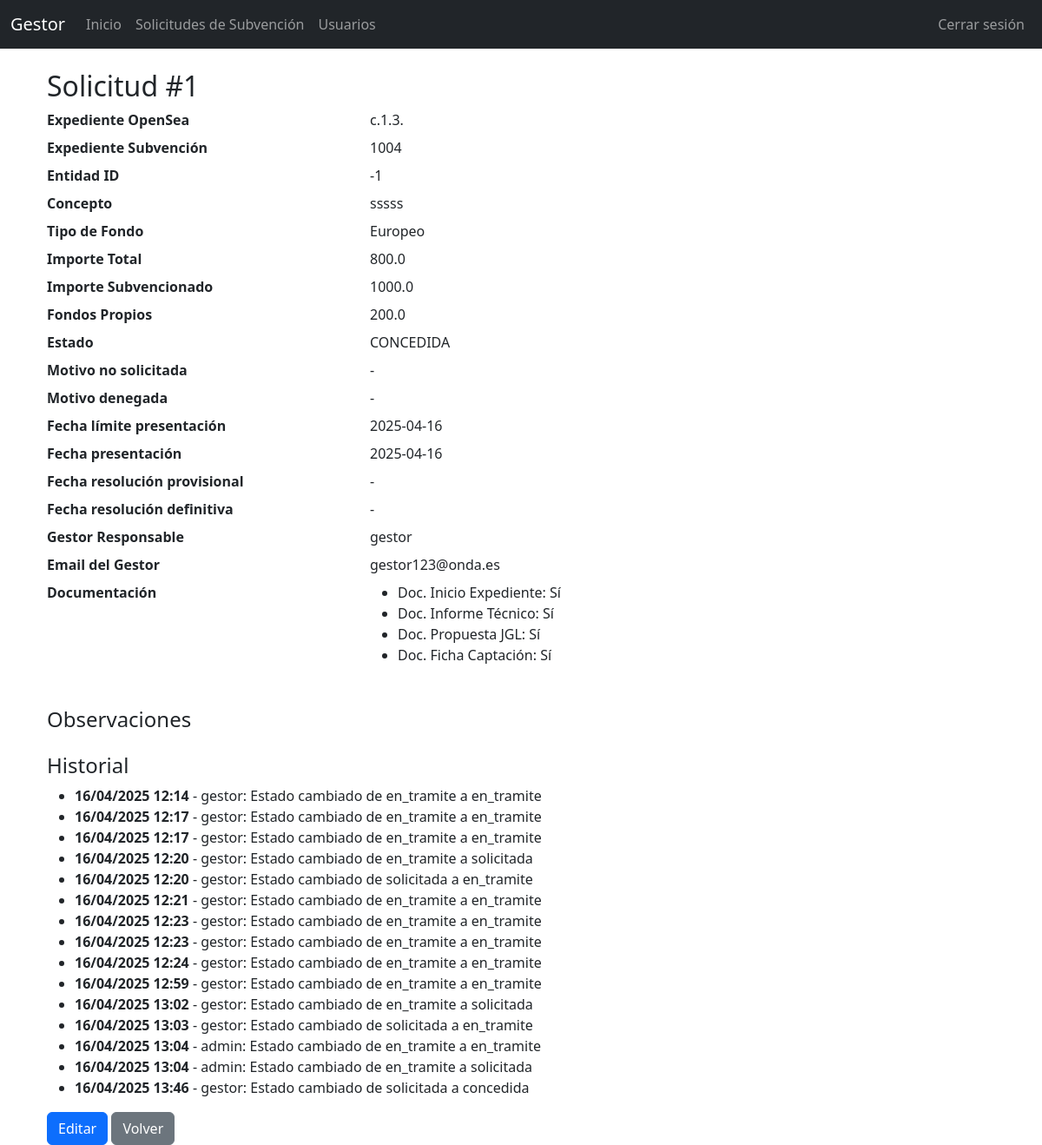
The app's page /solicitud/1 (signed in) with its own data.
### app/models/solicitud_subvencion.py (models this page shows)
class SolicitudSubvencion(db.Model):
    __tablename__ = "solicitud_subvencion"
    id = db.Column(db.Integer, primary_key=True)
    expediente_opensea = db.Column(db.String(120), nullable=False)
    expediente_subvencion = db.Column(db.String(120), nullable=False)
    entidad_id = db.Column(db.Integer, db.ForeignKey('entidad.id'), nullable=False)
    concepto = db.Column(db.String(200), nullable=False)
    tipo_fondo = db.Column(
        db.Enum("Europeo", "Nacional", "Autonómico", "Provincial", "Otros",
                name="tipo_fondo_enum", validate_strings=True),
        nullable=False
    )
    importe_total = db.Column(db.Float)
    importe_subvencionado = db.Column(db.Float)
    fondos_propios = db.Column(db.Float)
    estado = db.Column(db.Enum(EstadoSolicitud, name="estado_solicitud", validate_strings=True),
                       nullable=False, default=EstadoSolicitud.EN_TRAMITE)
    motivo_no_solicitada = db.Column(db.String(255))  # Solo para estado no_solicitada
    motivo_denegada = db.Column(db.String(255))       # Solo si estado == denegada
    fecha_limite_presentacion = db.Column(db.Date, nullable=False)  # Fecha límite de presentación Obligatorio
    fecha_presentacion_solicitud = db.Column(db.Date)
    fecha_resolucion_provisional = db.Column(db.Date)
    fecha_resolucion_definitiva = db.Column(db.Date)
    gestor_responsable = db.Column(db.String(100))
    email_gestor = db.Column(db.String(120))
    doc_inicio_expediente = db.Column(db.Boolean, default=False)
    doc_informe_tecnico = db.Column(db.Boolean, default=False)
    doc_propuesta_jgl = db.Column(db.Boolean, default=False)
    doc_ficha_captacion = db.Column(db.Boolean, default=False)
    created_at = db.Column(db.DateTime, default=datetime.utcnow)
    observaciones = db.relationship(
    "ObservacionSolicitud",
     back_populates="solicitud",  # 👈 corrige aquí
    cascade="all, delete-orphan",
    lazy="dynamic"
    )
    historial = db.relationship(
    "HistorialSolicitud",
    back_populates="solicitud",
    cascade="all, delete-orphan"
    )

### app/models/historial_solicitud.py (models this page shows)
class HistorialSolicitud(db.Model):
    __tablename__ = "historial_solicitud"
    id = db.Column(db.Integer, primary_key=True)
    solicitud_id = db.Column(db.Integer, db.ForeignKey("solicitud_subvencion.id"), nullable=False)
    usuario_id = db.Column(db.Integer, db.ForeignKey("users.id"), nullable=False)
    fecha = db.Column(db.DateTime, default=datetime.utcnow, nullable=False)
    descripcion = db.Column(db.Text, nullable=False)
    solicitud = db.relationship("SolicitudSubvencion", back_populates="historial")
    usuario = db.relationship("User", backref="cambios_realizados")

### app/models/user.py (models this page shows, shortened)
class User(UserMixin, db.Model):
    __tablename__ = 'users'
    id = db.Column(db.Integer, primary_key=True)
    username = db.Column(db.String(64), unique=True, nullable=False)
    email = db.Column(db.String(120), unique=True, nullable=False)
    password_hash = db.Column(db.String(128), nullable=False)
    role = db.Column(
        db.Enum(UserRole, name="user_role", validate_strings=True),
        default=UserRole.CONSULTA,  # Corrección aquí
        nullable=False
    )
    active = db.Column(db.Boolean, default=True, nullable=False)
    created_at = db.Column(db.DateTime, default=datetime.utcnow, nullable=False)
    updated_at = db.Column(db.DateTime, default=datetime.utcnow, onupdate=datetime.utcnow, nullable=False)
    @property
    def is_active(self):
        return self.active

### app/routes/solicitudes.py (the view)
@solicitudes_bp.route("/solicitud/<int:solicitud_id>")
@login_required
def ver_solicitud(solicitud_id):
    solicitud = SolicitudSubvencion.query.get_or_404(solicitud_id)
    historial = solicitud.historial  # Si tienes relación `historial = db.relationship(...)`
    return render_template(
        "solicitudes/ver.html",
        solicitud=solicitud,
        historial=historial,
        ObservacionSolicitud=ObservacionSolicitud
    )

### app/templates/solicitudes/ver.html (shortened to what this page needs)
{% extends 'base.html' %}
{% block content %}
<div class="container mt-4">
  <h2>Solicitud #{{ solicitud.id }}</h2>
  <dl class="row">
    <dt class="col-sm-4">Expediente OpenSea</dt>
    <dd class="col-sm-8">{{ solicitud.expediente_opensea }}</dd>
    <dt class="col-sm-4">Expediente Subvención</dt>
    <dd class="col-sm-8">{{ solicitud.expediente_subvencion }}</dd>
    <dt class="col-sm-4">Entidad ID</dt>
    <dd class="col-sm-8">{{ solicitud.entidad_id }}</dd>
    <dt class="col-sm-4">Concepto</dt>
    <dd class="col-sm-8">{{ solicitud.concepto }}</dd>
    <dt class="col-sm-4">Tipo de Fondo</dt>
    <dd class="col-sm-8">{{ solicitud.tipo_fondo }}</dd>
    <dt class="col-sm-4">Importe Total</dt>
    <dd class="col-sm-8">{{ solicitud.importe_total }}</dd>
    <dt class="col-sm-4">Importe Subvencionado</dt>
    <dd class="col-sm-8">{{ solicitud.importe_subvencionado }}</dd>
    <dt class="col-sm-4">Fondos Propios</dt>
    <dd class="col-sm-8">{{ solicitud.fondos_propios }}</dd>
    <dt class="col-sm-4">Estado</dt>
    <dd class="col-sm-8">{{ solicitud.estado.name }}</dd>
    <dt class="col-sm-4">Motivo no solicitada</dt>
    <dd class="col-sm-8">{{ solicitud.motivo_no_solicitada or '-' }}</dd>
    <dt class="col-sm-4">Motivo denegada</dt>
    <dd class="col-sm-8">{{ solicitud.motivo_denegada or '-' }}</dd>
    <dt class="col-sm-4">Fecha límite presentación</dt>
    <dd class="col-sm-8">{{ solicitud.fecha_limite_presentacion }}</dd>
    <dt class="col-sm-4">Fecha presentación</dt>
    <dd class="col-sm-8">{{ solicitud.fecha_presentacion_solicitud or '-' }}</dd>
    <dt class="col-sm-4">Fecha resolución provisional</dt>
    <dd class="col-sm-8">{{ solicitud.fecha_resolucion_provisional or '-' }}</dd>
    <dt class="col-sm-4">Fecha resolución definitiva</dt>
    <dd class="col-sm-8">{{ solicitud.fecha_resolucion_definitiva or '-' }}</dd>
    <dt class="col-sm-4">Gestor Responsable</dt>
    <dd class="col-sm-8">{{ solicitud.gestor_responsable or '-' }}</dd>
    <dt class="col-sm-4">Email del Gestor</dt>
    <dd class="col-sm-8">{{ solicitud.email_gestor or '-' }}</dd>
    <dt class="col-sm-4">Documentación</dt>
    <dd class="col-sm-8">
      <ul>
        <li>Doc. Inicio Expediente: {{ 'Sí' if solicitud.doc_inicio_expediente else 'No' }}</li>
        <li>Doc. Informe Técnico: {{ 'Sí' if solicitud.doc_informe_tecnico else 'No' }}</li>
        <li>Doc. Propuesta JGL: {{ 'Sí' if solicitud.doc_propuesta_jgl else 'No' }}</li>
        <li>Doc. Ficha Captación: {{ 'Sí' if solicitud.doc_ficha_captacion else 'No' }}</li>
      </ul>
    </dd>
  </dl>
  <h4 class="mt-4">Observaciones</h4>
  <h4 class="mt-4">Historial</h4>
  {% if solicitud.historial %}
  <ul>
    {% for h in solicitud.historial %}
      <li><strong>{{ h.fecha.strftime('%d/%m/%Y %H:%M') }}</strong> - {{ h.usuario.username }}: {{ h.descripcion }}</li>
    {% endfor %}
  </ul>
  {% else %}
  <p>No hay historial disponible.</p>
  {% endif %}
  <a href="{{ url_for('solicitudes.editar_solicitud', solicitud_id=solicitud.id) }}" class="btn btn-primary">Editar</a>
  <a href="{{ url_for('solicitudes.lista_solicitudes') }}" class="btn btn-secondary">Volver</a>
</div>
{% endblock %}

### records on screen
SolicitudSubvencion: id "1", expediente_opensea "c.1.3.", expediente_subvencion "1004", entidad_id "-1", concepto "sssss", tipo_fondo "Europeo", importe_total "800.0", importe_subvencionado "1000.0", fondos_propios "200.0", estado.name "CONCEDIDA", motivo_no_solicitada "-", motivo_denegada "-", fecha_limite_presentacion "2025-04-16", fecha_presentacion_solicitud "2025-04-16", fecha_resolucion_provisional "-", fecha_resolucion_definitiva "-", gestor_responsable "gestor", email_gestor "gestor123@onda.es", doc_inicio_expediente "Sí", doc_informe_tecnico "Sí", doc_propuesta_jgl "Sí", doc_ficha_captacion "Sí"
HistorialSolicitud: fecha "16/04/2025 12:14", usuario.username "gestor", descripcion "Estado cambiado de en_tramite a en_tramite"
HistorialSolicitud: fecha "16/04/2025 12:17", usuario.username "gestor", descripcion "Estado cambiado de en_tramite a en_tramite"
HistorialSolicitud: fecha "16/04/2025 12:17", usuario.username "gestor", descripcion "Estado cambiado de en_tramite a en_tramite"
HistorialSolicitud: fecha "16/04/2025 12:20", usuario.username "gestor", descripcion "Estado cambiado de en_tramite a solicitada"
HistorialSolicitud: fecha "16/04/2025 12:20", usuario.username "gestor", descripcion "Estado cambiado de solicitada a en_tramite"
HistorialSolicitud: fecha "16/04/2025 12:21", usuario.username "gestor", descripcion "Estado cambiado de en_tramite a en_tramite"
HistorialSolicitud: fecha "16/04/2025 12:23", usuario.username "gestor", descripcion "Estado cambiado de en_tramite a en_tramite"
HistorialSolicitud: fecha "16/04/2025 12:23", usuario.username "gestor", descripcion "Estado cambiado de en_tramite a en_tramite"
HistorialSolicitud: fecha "16/04/2025 12:24", usuario.username "gestor", descripcion "Estado cambiado de en_tramite a en_tramite"
HistorialSolicitud: fecha "16/04/2025 12:59", usuario.username "gestor", descripcion "Estado cambiado de en_tramite a en_tramite"
HistorialSolicitud: fecha "16/04/2025 13:02", usuario.username "gestor", descripcion "Estado cambiado de en_tramite a solicitada"
HistorialSolicitud: fecha "16/04/2025 13:03", usuario.username "gestor", descripcion "Estado cambiado de solicitada a en_tramite"
HistorialSolicitud: fecha "16/04/2025 13:04", usuario.username "admin", descripcion "Estado cambiado de en_tramite a en_tramite"
HistorialSolicitud: fecha "16/04/2025 13:04", usuario.username "admin", descripcion "Estado cambiado de en_tramite a solicitada"
HistorialSolicitud: fecha "16/04/2025 13:46", usuario.username "gestor", descripcion "Estado cambiado de solicitada a concedida"
